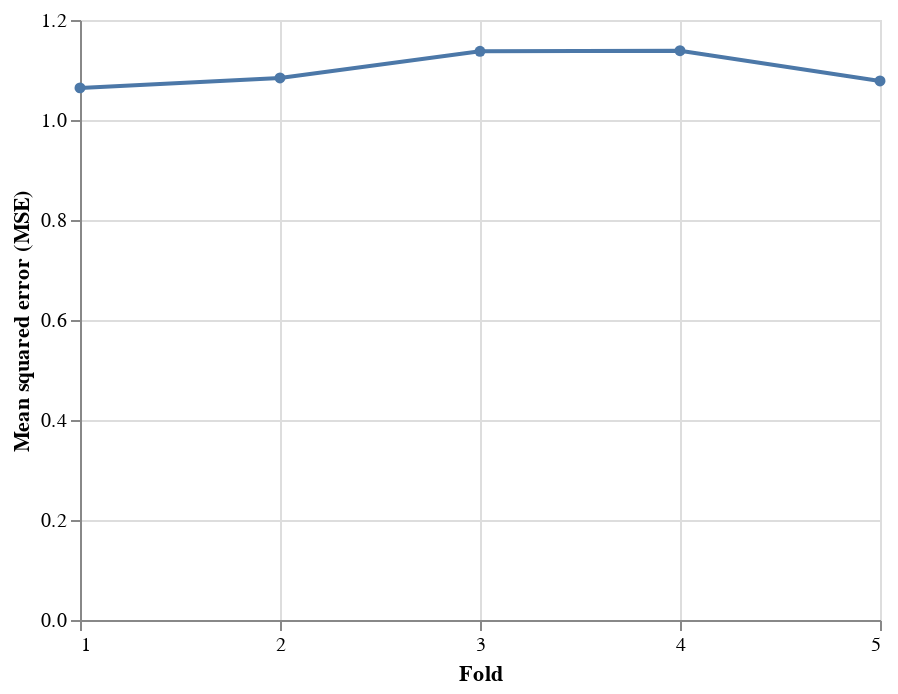

Notebook cell for this chart:
### Code cell
alt.Chart(df_scores.reset_index()).mark_line(
     point=alt.OverlayMarkDef()
).encode(
    x=alt.X("index", bin=False, title="Fold", axis=alt.Axis(tickCount=5)),
    y=alt.Y("lr", aggregate="mean", title="Mean squared error (MSE)")
)

### Figure 1 — Vega-Lite specification as saved in the notebook (floating-point values rounded to 4 significant figures)
{"config": {"view": {"continuousWidth": 400, "continuousHeight": 300}}, "data": {"name": "data-24fd71595ae95798511b4161b0ec43e6"}, "mark": {"type": "line", "point": {}}, "encoding": {"x": {"axis": {"tickCount": 5}, "bin": false, "field": "index", "title": "Fold", "type": "quantitative"}, "y": {"aggregate": "mean", "field": "lr", "title": "Mean squared error (MSE)", "type": "quantitative"}}, "$schema": "https://vega.github.io/schema/vega-lite/v4.17.0.json", "datasets": {"data-24fd71595ae95798511b4161b0ec43e6": [{"index": 1, "lr": 1.064}, {"index": 2, "lr": 1.084}, {"index": 3, "lr": 1.137}, {"index": 4, "lr": 1.139}, {"index": 5, "lr": 1.078}]}}
